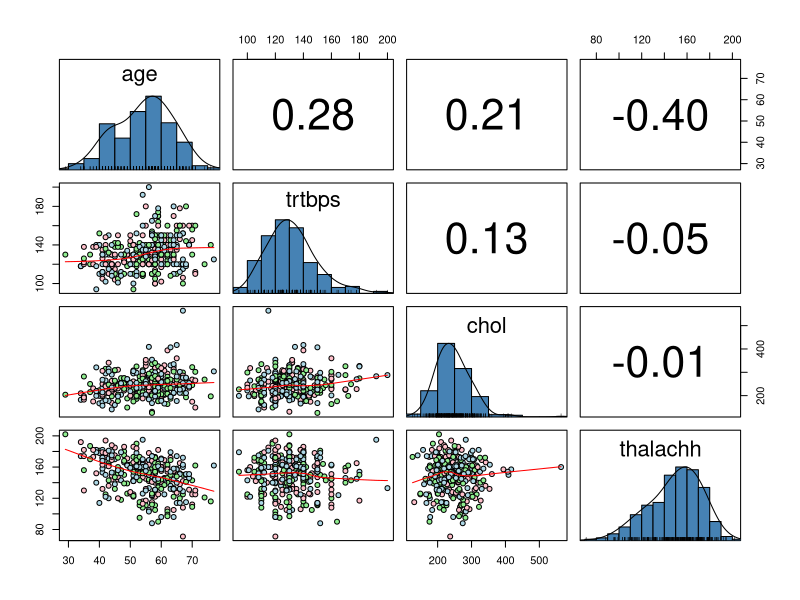
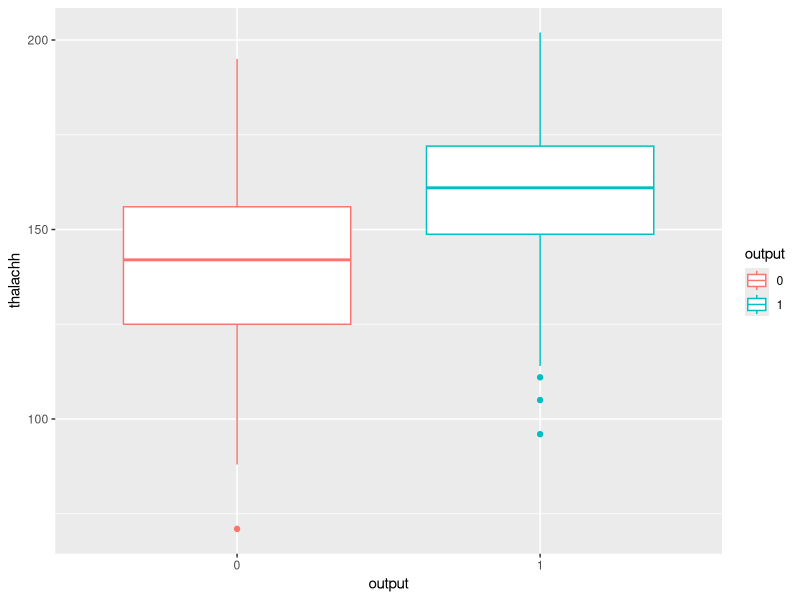
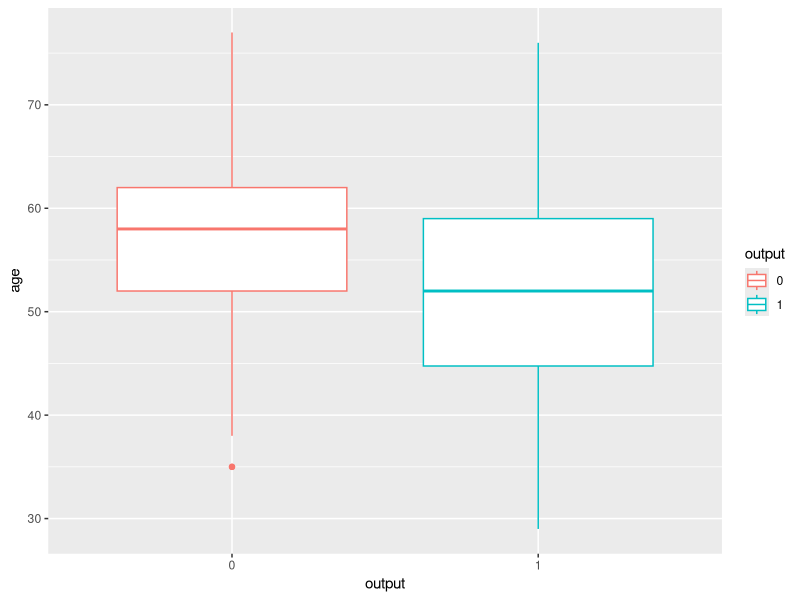
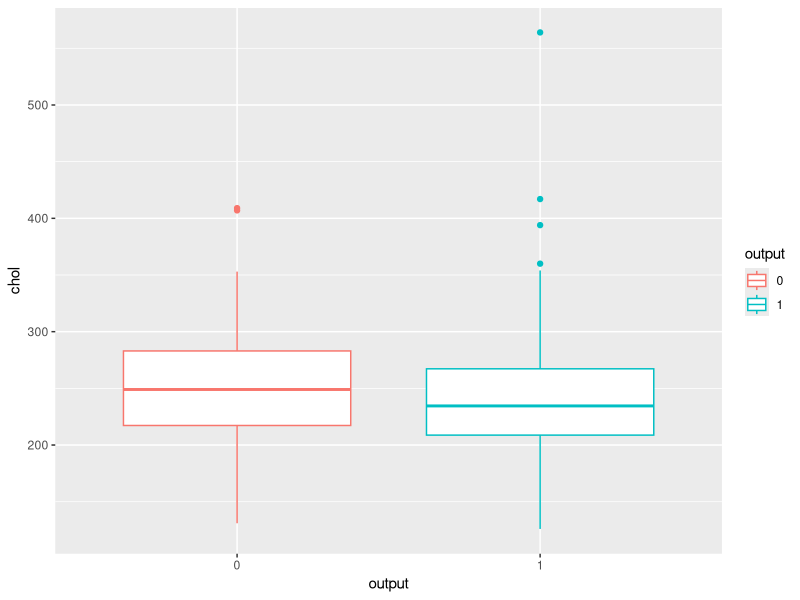
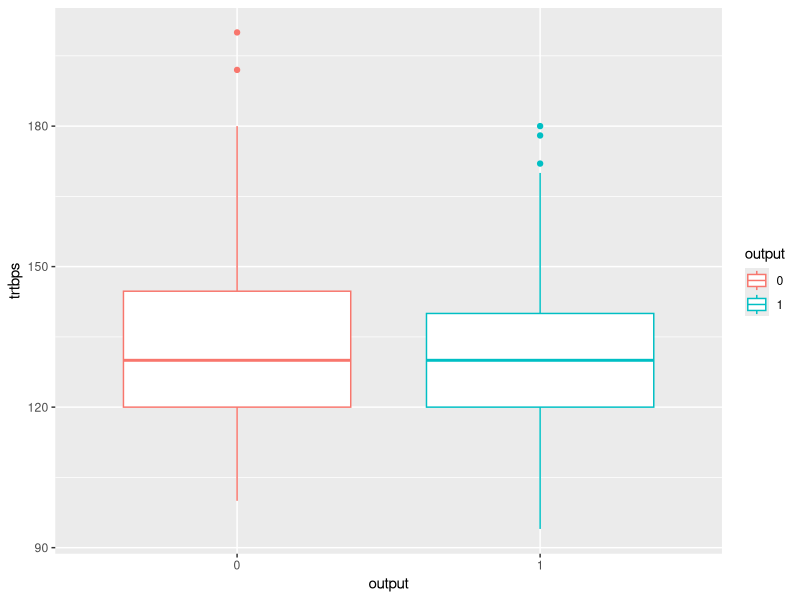
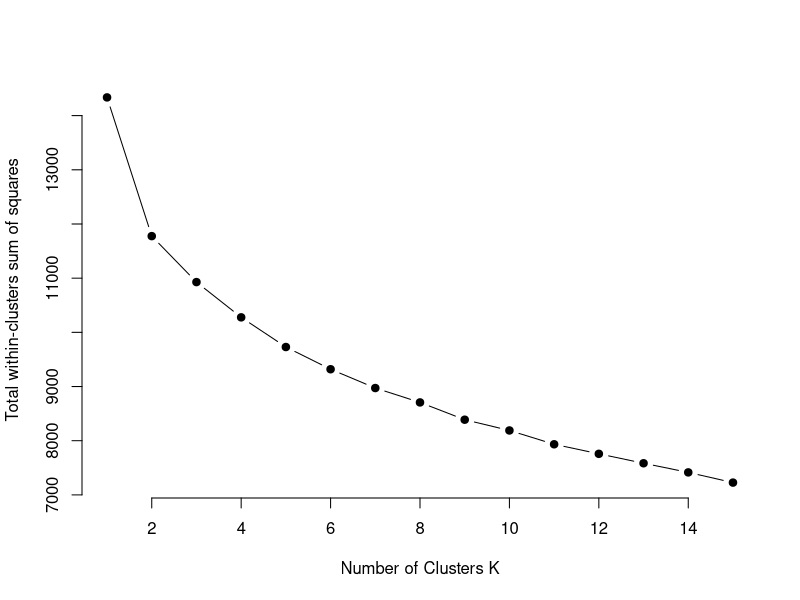
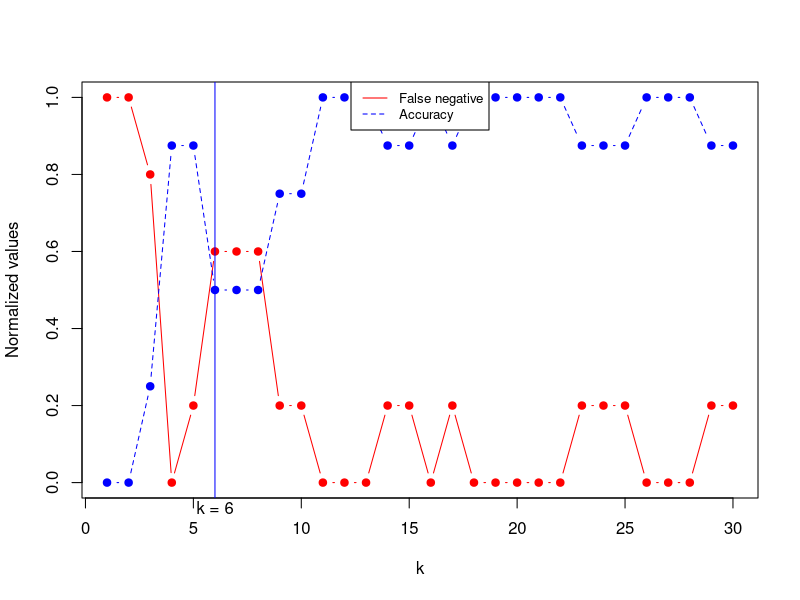
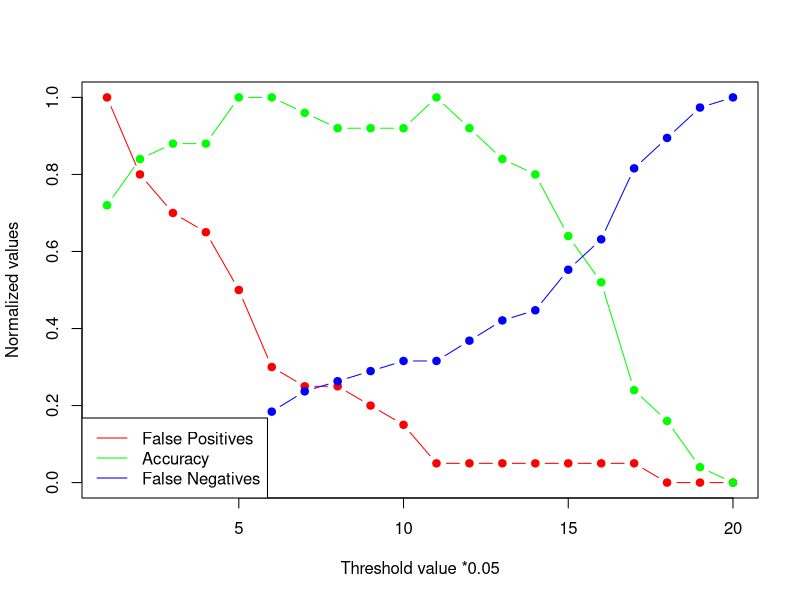

Here is the R script that generated these plots, in order:
## ---- chunk 1
#Library Imports
library(caret)
library(dplyr)
library(class)
library(psych)
library(corrplot)
library(e1071)

#Load dataset, with the dataset being in the current working directory
ds <- read.csv("heart.csv")
ds1 <- ds #For variable summary in initial dataset

#Filter out duplicates and NA values, if present
ds <- ds[complete.cases(ds),]
ds <- ds %>% select(age,cp,trtbps,chol,thalachh,output) %>% distinct()

#make the predictors as numeric, and the output as levels (factors)
ds[,6] <- factor(ds[,6])
ds[,1:5] <- sapply(ds[,1:5],as.numeric)

summary(ds1)
str(ds1)

## ---- chunk 2
##Data visualization (Figures 1 and 8)

#Scatterplot in the extracted dataset
pairs.panels(ds[,c(1,3,4,5)],
  method = "pearson", # correlation method
  hist.col = "steelblue",
  pch = 21, bg = c("pink", "light green", "light blue")[(iris$Species)],
  density = TRUE, # show density plots
  ellipses = FALSE # show correlation ellipses
)

#Box plots (Figures 6 and 7)
ggplot(ds,aes(x=output,y=thalachh))+geom_boxplot(aes(col=output))
ggplot(ds,aes(x=output,y=age))+geom_boxplot(aes(col=output))
ggplot(ds,aes(x=output,y=chol))+geom_boxplot(aes(col=output))
ggplot(ds,aes(x=output,y=trtbps))+geom_boxplot(aes(col=output))
## ---- chunk 3
#training and testing
set.seed(101)
indices <- sample(1:nrow(ds),nrow(ds)*0.8)
traindata <- ds[indices,]
testdata <- ds[-indices,]

#Dimensions of train data and test data
dim(traindata)
dim(testdata)
## ---- chunk 4
#cluster grouping the datasets

#Scaling the dataset 
ds2 <- scale(ds1) #specify a new dataset for scaled values

#Function definition for clustering
wcss <- function(k){
  kmeans(ds2,k,nstart=25)$tot.withinss
}

#Graph showing the total within clusters sum of squares (Figure 3)
kvalues <- 1:15
set.seed(101)
wcss_k <- sapply(kvalues,wcss)
plot(kvalues,wcss_k,type='b',pch=19,frame=FALSE,xlab="Number of Clusters K",ylab = "Total within-clusters sum of squares")

#The best number of clusters was 4, from the elbow method
set.seed(101)
k4final <- kmeans(ds2,4,nstart=40)
#Outputting the 4 clusters obtained from k means
k4final
## ---- chunk 5
#KNN
#Normalize numeric variables for kNN classification
nor <- function(x) {(x - min(x))/(max(x)-min(x))}
ds1 <- ds #non-normalized dataset is needed for Logistic Regression and SVM, so opy the one used for kNN into a separate variable
ds1[,1:5] <- sapply(ds1[,1:5], nor)

#get the same training and test data from the previously generated indices, but from ds1
traindata2 <- ds1[indices,]
testdata2 <- ds1[-indices,]

#kNN classification
#Try different k
ac <- rep(0,30) #list to store the accuracy for each k
tb<-rep(0, 30) #list to store the false negatives from the confusion matrix for each k
k <- rep(0,30)
for(i in 1:30){
  set.seed(101)
  knn.i <- knn(traindata2[,1:5], testdata2[,1:5], cl=traindata2$output, k = i)
  ac[i] <- mean(knn.i == testdata2$output)
  #get the confusion matrix and the number of false negatives
  currentTable<-table(knn.i,testdata2$output)
  tb[i]<-currentTable[1,2]
  k[i]<- i
  cat("k = ", i, "accuracy = ", ac[i], "False negative", tb[i], "\n")
}

#Accuracy plot (Figures 2a and 4)
nor.tb <- nor(tb) 
nor.ac <- nor(ac) 
plot(k, nor.tb, type="b", pch=19, col="red", xlab="k", ylab="Normalized values")
# Add another plot
lines(k, nor.ac, pch=19, col="blue", type="b", lty=2)
# Add line for optimal k
abline(v = c(6), col = "blue", lty = c(1,2), lwd = c(1,3))
# Label axis
mtext("k = 6", side = 1, line = 0, at = 6)
# Add a legend
legend(x = "top", legend=c("False negative", "Accuracy"),
       col=c("red", "blue"), lty=1:2, cex=0.8)




#kNN model for k = 6 (best model)
set.seed(101)
knn1 <- knn(traindata2[,1:5], testdata2[,1:5], cl = traindata2$output, k=6)
mean(knn1 == testdata2$output)

#table
table(knn1, testdata2$output)
## ---- chunk 6
#logistic regression
model1 <- glm(output~age+cp+trtbps+chol+thalachh, data=traindata,family="binomial")
summary(model1)


#predict with a set seed
pred <- predict(model1,newdata=testdata,type="response")

#for loop for seeing the best threshold (best is a compromise between highest accuracy and least false negatives)
tb1<-rep(0,20)
ac1 <-rep(0,20)
tb5 <- rep(0,20)
for(i in 1:20){
  ypred.i <- ifelse(pred>(i*0.05),1,0)
  prednum <- factor(ypred.i,levels=c(0,1))
  ac1[i] <- mean(prednum==testdata$output)
  currtable <- table(prednum,testdata$output)
  tb1[i] <- currtable[2,1]
  tb5[i] <- currtable[1,2]
}

#normalizing the lists of values from the for loop to plot them on the same graph
nor <- function(x) {(x - min(x))/(max(x)-min(x))}
ac1[13] #showing the maximum accuracy with hindsight
tb1 <- nor(tb1) 
ac1 <- nor(ac1)
tb5 <- nor(tb5)


#plotting the graph to visualize the accuracy, number of false negatives and positives on the same plot (Figures 2b and 5)
plot(tb1,type="b",pch=19,xlab="Threshold value *0.05", col="red",ylab="Normalized values")
lines(ac1,pch=19,type="b",xlab="",ylab="",col="green")
lines(tb5,pch=19,type="b",xlab="",ylab="",col="blue")
legend(x="bottomleft",c("False Positives","Accuracy","False Negatives"), col=c("red","green","blue"),lty=1)




#Using the best model (compromise between high accuracy and low false negatives)
ypred.i <- ifelse(pred>(0.65),1,0)
prednum <- factor(ypred.i,levels=c(0,1))
table(prednum,testdata$output)

## ---- chunk 7
#SVM
##Perform SVM model on train data and select kernel. Obtain prediction and confusion matrix.
svm.model1 <- svm(output ~ age + cp + trtbps + chol + thalachh, data = traindata, kernel = "linear")
pred.svm.model1 <- predict(svm.model1,newdata = testdata)
table(pred.svm.model1,testdata$output)

#Accuracy for Linear kernel
mean(pred.svm.model1 == testdata$output)






##REPEAT PROCEDURE FOR EACH KERNEL TYPE TO MAKE COMPARISON

#Polynomial kernel
svm.model2 <- svm(output ~ age + cp + trtbps + chol + thalachh, data = traindata,  kernel = "polynomial")
pred.svm.model2 <- predict(svm.model2,newdata = testdata)
table(pred.svm.model2,testdata$output)

#Accuracy for Polynomial kernel
mean(pred.svm.model2 == testdata$output)






#Sigmoid kernel
svm.model3 <- svm(output ~ age + cp + trtbps + chol + thalachh, data = traindata, kernel = "sigmoid")
pred.svm.model3 <- predict(svm.model3,newdata = testdata)
table(pred.svm.model3,testdata$output)

#Accuracy for Sigmoid kernel
mean(pred.svm.model3 == testdata$output)






#For the radial kernel, the additional parameters of gamma and cost are also included, and the best tuned model is used to obtain the confusion matrix and the accuracy 
svm.model_tune <- tune.svm(output ~ age + cp + trtbps + chol + thalachh, data = traindata,
                           kernel = "radial",cost = 10^(-1:2), gamma = c(0.1,0.5,1,2,2))
best.svm = svm.model_tune$best.model
pred.svm.model <- predict(best.svm,newdata = testdata)
table(pred.svm.model,testdata$output)






#Summary of the tuned svm model provides information about the optimal cost and gamma values that yield the greatest accuracy.
summary(svm.model_tune)

#Accuracy of radial kernel with cost = 10,gamma = 0.1
mean(pred.svm.model == testdata$output)

